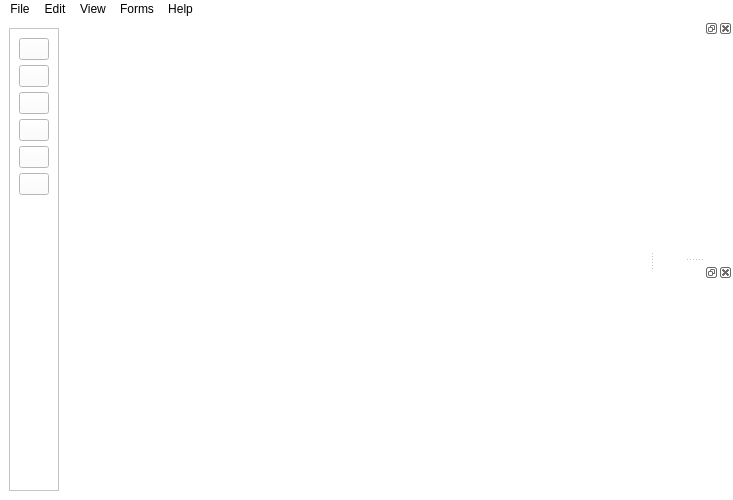
<?xml version="1.0" encoding="UTF-8"?>
<ui version="4.0">
 <class>Annotgo</class>
 <widget class="QMainWindow" name="Annotgo">
  <property name="geometry">
   <rect>
    <x>0</x>
    <y>0</y>
    <width>733</width>
    <height>500</height>
   </rect>
  </property>
  <property name="minimumSize">
   <size>
    <width>500</width>
    <height>500</height>
   </size>
  </property>
  <property name="maximumSize">
   <size>
    <width>1920</width>
    <height>1080</height>
   </size>
  </property>
  <property name="windowTitle">
   <string>Annotgo</string>
  </property>
  <property name="windowIcon">
   <iconset>
    <normaloff>../../../Downloads/Annotgo.png</normaloff>
    <normalon>:/icons/Annotgo.png</normalon>../../../Downloads/Annotgo.png</iconset>
  </property>
  <property name="toolTipDuration">
   <number>0</number>
  </property>
  <property name="styleSheet">
   <string notr="true">background-color: rgb(255, 255, 255);</string>
  </property>
  <property name="iconSize">
   <size>
    <width>24</width>
    <height>23</height>
   </size>
  </property>
  <property name="toolButtonStyle">
   <enum>Qt::ToolButtonIconOnly</enum>
  </property>
  <property name="animated">
   <bool>true</bool>
  </property>
  <widget class="QWidget" name="centralwidget">
   <property name="minimumSize">
    <size>
     <width>300</width>
     <height>300</height>
    </size>
   </property>
   <property name="maximumSize">
    <size>
     <width>1920</width>
     <height>1080</height>
    </size>
   </property>
   <layout class="QHBoxLayout" name="horizontalLayout">
    <item>
     <widget class="QFrame" name="sidebar">
      <property name="sizePolicy">
       <sizepolicy hsizetype="Preferred" vsizetype="Preferred">
        <horstretch>0</horstretch>
        <verstretch>250</verstretch>
       </sizepolicy>
      </property>
      <property name="minimumSize">
       <size>
        <width>50</width>
        <height>300</height>
       </size>
      </property>
      <property name="maximumSize">
       <size>
        <width>50</width>
        <height>1080</height>
       </size>
      </property>
      <property name="frameShape">
       <enum>QFrame::StyledPanel</enum>
      </property>
      <property name="frameShadow">
       <enum>QFrame::Raised</enum>
      </property>
      <layout class="QVBoxLayout" name="verticalLayout_2">
       <item>
        <layout class="QVBoxLayout" name="Sidebar" stretch="0,0,0,0,0,0,0">
         <property name="spacing">
          <number>5</number>
         </property>
         <property name="sizeConstraint">
          <enum>QLayout::SetNoConstraint</enum>
         </property>
         <property name="leftMargin">
          <number>0</number>
         </property>
         <property name="topMargin">
          <number>0</number>
         </property>
         <property name="rightMargin">
          <number>0</number>
         </property>
         <property name="bottomMargin">
          <number>0</number>
         </property>
         <item>
          <widget class="QPushButton" name="OpenFile">
           <property name="sizePolicy">
            <sizepolicy hsizetype="Minimum" vsizetype="Minimum">
             <horstretch>0</horstretch>
             <verstretch>0</verstretch>
            </sizepolicy>
           </property>
           <property name="maximumSize">
            <size>
             <width>50</width>
             <height>50</height>
            </size>
           </property>
           <property name="text">
            <string/>
           </property>
           <property name="icon">
            <iconset resource="icons/icons.qrc">
             <normaloff>:/icons/image_file.png</normaloff>:/icons/image_file.png</iconset>
           </property>
           <property name="iconSize">
            <size>
             <width>25</width>
             <height>25</height>
            </size>
           </property>
          </widget>
         </item>
         <item>
          <widget class="QPushButton" name="OpenDir">
           <property name="sizePolicy">
            <sizepolicy hsizetype="Minimum" vsizetype="Minimum">
             <horstretch>0</horstretch>
             <verstretch>0</verstretch>
            </sizepolicy>
           </property>
           <property name="maximumSize">
            <size>
             <width>50</width>
             <height>50</height>
            </size>
           </property>
           <property name="text">
            <string/>
           </property>
           <property name="icon">
            <iconset resource="icons/icons.qrc">
             <normaloff>:/icons/directory.png</normaloff>:/icons/directory.png</iconset>
           </property>
           <property name="iconSize">
            <size>
             <width>25</width>
             <height>25</height>
            </size>
           </property>
          </widget>
         </item>
         <item>
          <widget class="QPushButton" name="NextFrame">
           <property name="sizePolicy">
            <sizepolicy hsizetype="Minimum" vsizetype="Minimum">
             <horstretch>0</horstretch>
             <verstretch>0</verstretch>
            </sizepolicy>
           </property>
           <property name="maximumSize">
            <size>
             <width>50</width>
             <height>50</height>
            </size>
           </property>
           <property name="text">
            <string/>
           </property>
           <property name="icon">
            <iconset resource="icons/icons.qrc">
             <normaloff>:/icons/next.png</normaloff>:/icons/next.png</iconset>
           </property>
           <property name="iconSize">
            <size>
             <width>25</width>
             <height>25</height>
            </size>
           </property>
          </widget>
         </item>
         <item>
          <widget class="QPushButton" name="PreviousFrame">
           <property name="sizePolicy">
            <sizepolicy hsizetype="Minimum" vsizetype="Minimum">
             <horstretch>0</horstretch>
             <verstretch>0</verstretch>
            </sizepolicy>
           </property>
           <property name="maximumSize">
            <size>
             <width>50</width>
             <height>50</height>
            </size>
           </property>
           <property name="text">
            <string/>
           </property>
           <property name="icon">
            <iconset resource="icons/icons.qrc">
             <normaloff>:/icons/previous.png</normaloff>:/icons/previous.png</iconset>
           </property>
           <property name="iconSize">
            <size>
             <width>25</width>
             <height>25</height>
            </size>
           </property>
          </widget>
         </item>
         <item>
          <widget class="QPushButton" name="Draw">
           <property name="maximumSize">
            <size>
             <width>50</width>
             <height>50</height>
            </size>
           </property>
           <property name="text">
            <string/>
           </property>
           <property name="icon">
            <iconset resource="icons/icons.qrc">
             <normaloff>:/icons/D:/Downloads/icons/bbox.png</normaloff>:/icons/D:/Downloads/icons/bbox.png</iconset>
           </property>
           <property name="iconSize">
            <size>
             <width>25</width>
             <height>25</height>
            </size>
           </property>
          </widget>
         </item>
         <item>
          <widget class="QPushButton" name="pushButton">
           <property name="maximumSize">
            <size>
             <width>50</width>
             <height>50</height>
            </size>
           </property>
           <property name="text">
            <string/>
           </property>
           <property name="icon">
            <iconset resource="icons/icons.qrc">
             <normaloff>:/icons/D:/Downloads/icons/save.png</normaloff>:/icons/D:/Downloads/icons/save.png</iconset>
           </property>
           <property name="iconSize">
            <size>
             <width>25</width>
             <height>25</height>
            </size>
           </property>
          </widget>
         </item>
         <item>
          <spacer name="verticalSpacer">
           <property name="orientation">
            <enum>Qt::Vertical</enum>
           </property>
           <property name="sizeType">
            <enum>QSizePolicy::Expanding</enum>
           </property>
           <property name="sizeHint" stdset="0">
            <size>
             <width>20</width>
             <height>40</height>
            </size>
           </property>
          </spacer>
         </item>
        </layout>
       </item>
      </layout>
     </widget>
    </item>
    <item>
     <widget class="QLabel" name="imageViewer">
      <property name="minimumSize">
       <size>
        <width>300</width>
        <height>300</height>
       </size>
      </property>
      <property name="maximumSize">
       <size>
        <width>1344</width>
        <height>1080</height>
       </size>
      </property>
      <property name="text">
       <string/>
      </property>
     </widget>
    </item>
   </layout>
  </widget>
  <widget class="QMenuBar" name="menubar">
   <property name="geometry">
    <rect>
     <x>0</x>
     <y>0</y>
     <width>733</width>
     <height>22</height>
    </rect>
   </property>
   <widget class="QMenu" name="menuFile">
    <property name="title">
     <string>File</string>
    </property>
    <addaction name="actionopen_file"/>
    <addaction name="actionopen_dir"/>
    <addaction name="actionrecent_projects"/>
    <addaction name="separator"/>
    <addaction name="actionsave"/>
    <addaction name="actionchange_save_dir"/>
   </widget>
   <widget class="QMenu" name="menuEdit">
    <property name="title">
     <string>Edit</string>
    </property>
   </widget>
   <widget class="QMenu" name="menuView">
    <property name="title">
     <string>View</string>
    </property>
   </widget>
   <widget class="QMenu" name="menuForms">
    <property name="title">
     <string>Forms</string>
    </property>
   </widget>
   <widget class="QMenu" name="menuHelp">
    <property name="title">
     <string>Help</string>
    </property>
   </widget>
   <addaction name="menuFile"/>
   <addaction name="menuEdit"/>
   <addaction name="menuView"/>
   <addaction name="menuForms"/>
   <addaction name="menuHelp"/>
  </widget>
  <widget class="QDockWidget" name="classDock">
   <property name="minimumSize">
    <size>
     <width>78</width>
     <height>50</height>
    </size>
   </property>
   <property name="maximumSize">
    <size>
     <width>500</width>
     <height>500</height>
    </size>
   </property>
   <attribute name="dockWidgetArea">
    <number>2</number>
   </attribute>
   <widget class="QWidget" name="dockWidgetContents"/>
  </widget>
  <widget class="QDockWidget" name="automationDock">
   <property name="minimumSize">
    <size>
     <width>78</width>
     <height>50</height>
    </size>
   </property>
   <property name="maximumSize">
    <size>
     <width>500</width>
     <height>500</height>
    </size>
   </property>
   <attribute name="dockWidgetArea">
    <number>2</number>
   </attribute>
   <widget class="QWidget" name="dockWidgetContents_2"/>
  </widget>
  <action name="actionopen_file">
   <property name="text">
    <string>open file</string>
   </property>
  </action>
  <action name="actionopen_dir">
   <property name="text">
    <string>open dir</string>
   </property>
  </action>
  <action name="actionsave">
   <property name="text">
    <string>save</string>
   </property>
  </action>
  <action name="actionsave_as">
   <property name="text">
    <string>save as</string>
   </property>
  </action>
  <action name="actionrecent_projects">
   <property name="text">
    <string>recent projects</string>
   </property>
  </action>
  <action name="actionchange_save_dir">
   <property name="text">
    <string>change save dir</string>
   </property>
  </action>
 </widget>
 <resources>
  <include location="icons/icons.qrc"/>
 </resources>
 <connections/>
</ui>
